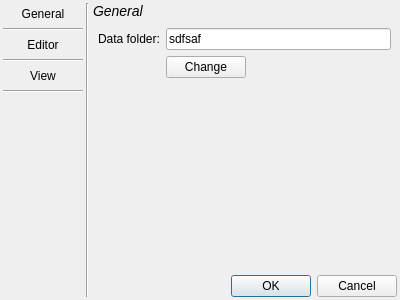
<?xml version="1.0" encoding="UTF-8"?>
<ui version="4.0">
 <class>SettingsDialog</class>
 <widget class="QDialog" name="SettingsDialog">
  <property name="geometry">
   <rect>
    <x>0</x>
    <y>0</y>
    <width>400</width>
    <height>300</height>
   </rect>
  </property>
  <property name="windowTitle">
   <string>Dialog</string>
  </property>
  <layout class="QGridLayout" name="gridLayout_2">
   <property name="leftMargin">
    <number>3</number>
   </property>
   <property name="topMargin">
    <number>3</number>
   </property>
   <property name="rightMargin">
    <number>3</number>
   </property>
   <property name="bottomMargin">
    <number>3</number>
   </property>
   <property name="spacing">
    <number>3</number>
   </property>
   <item row="0" column="0" rowspan="3">
    <layout class="QVBoxLayout" name="verticalLayout">
     <property name="spacing">
      <number>3</number>
     </property>
     <property name="leftMargin">
      <number>0</number>
     </property>
     <property name="topMargin">
      <number>0</number>
     </property>
     <property name="rightMargin">
      <number>0</number>
     </property>
     <property name="bottomMargin">
      <number>0</number>
     </property>
     <item>
      <widget class="QPushButton" name="general_button">
       <property name="text">
        <string>General</string>
       </property>
       <property name="icon">
        <iconset resource="resources.qrc">
         <normaloff>:/Resources/settings.png</normaloff>:/Resources/settings.png</iconset>
       </property>
       <property name="checkable">
        <bool>false</bool>
       </property>
       <property name="flat">
        <bool>true</bool>
       </property>
      </widget>
     </item>
     <item>
      <widget class="Line" name="line">
       <property name="orientation">
        <enum>Qt::Horizontal</enum>
       </property>
      </widget>
     </item>
     <item>
      <widget class="QPushButton" name="editor_button">
       <property name="text">
        <string>Editor</string>
       </property>
       <property name="icon">
        <iconset resource="resources.qrc">
         <normaloff>:/Resources/write.png</normaloff>:/Resources/write.png</iconset>
       </property>
       <property name="flat">
        <bool>true</bool>
       </property>
      </widget>
     </item>
     <item>
      <widget class="Line" name="line_2">
       <property name="orientation">
        <enum>Qt::Horizontal</enum>
       </property>
      </widget>
     </item>
     <item>
      <widget class="QPushButton" name="view_button">
       <property name="text">
        <string>View</string>
       </property>
       <property name="icon">
        <iconset resource="resources.qrc">
         <normaloff>:/Resources/view.png</normaloff>:/Resources/view.png</iconset>
       </property>
       <property name="flat">
        <bool>true</bool>
       </property>
      </widget>
     </item>
     <item>
      <widget class="Line" name="line_3">
       <property name="orientation">
        <enum>Qt::Horizontal</enum>
       </property>
      </widget>
     </item>
     <item>
      <spacer name="verticalSpacer">
       <property name="orientation">
        <enum>Qt::Vertical</enum>
       </property>
       <property name="sizeHint" stdset="0">
        <size>
         <width>20</width>
         <height>40</height>
        </size>
       </property>
      </spacer>
     </item>
    </layout>
   </item>
   <item row="0" column="1" rowspan="3">
    <widget class="Line" name="line_4">
     <property name="orientation">
      <enum>Qt::Vertical</enum>
     </property>
    </widget>
   </item>
   <item row="2" column="2">
    <widget class="QDialogButtonBox" name="buttonBox">
     <property name="standardButtons">
      <set>QDialogButtonBox::Cancel|QDialogButtonBox::Ok</set>
     </property>
    </widget>
   </item>
   <item row="0" column="2">
    <widget class="QLabel" name="title">
     <property name="sizePolicy">
      <sizepolicy hsizetype="MinimumExpanding" vsizetype="Preferred">
       <horstretch>0</horstretch>
       <verstretch>0</verstretch>
      </sizepolicy>
     </property>
     <property name="text">
      <string>&lt;i&gt;&lt;font size=+1&gt;General&lt;/font&gt;&lt;/i&gt;</string>
     </property>
     <property name="textFormat">
      <enum>Qt::AutoText</enum>
     </property>
     <property name="scaledContents">
      <bool>false</bool>
     </property>
     <property name="alignment">
      <set>Qt::AlignLeading|Qt::AlignLeft|Qt::AlignVCenter</set>
     </property>
     <property name="margin">
      <number>5</number>
     </property>
     <property name="indent">
      <number>1</number>
     </property>
    </widget>
   </item>
   <item row="1" column="2">
    <widget class="QStackedWidget" name="stack">
     <property name="currentIndex">
      <number>0</number>
     </property>
     <widget class="QWidget" name="general">
      <layout class="QFormLayout" name="formLayout_2">
       <property name="leftMargin">
        <number>6</number>
       </property>
       <property name="topMargin">
        <number>6</number>
       </property>
       <property name="rightMargin">
        <number>6</number>
       </property>
       <property name="bottomMargin">
        <number>6</number>
       </property>
       <item row="1" column="0">
        <widget class="QLabel" name="label_4">
         <property name="text">
          <string>Data folder:</string>
         </property>
        </widget>
       </item>
       <item row="1" column="1">
        <widget class="QLineEdit" name="data_folder">
         <property name="text">
          <string>sdfsaf</string>
         </property>
         <property name="alignment">
          <set>Qt::AlignLeading|Qt::AlignLeft|Qt::AlignVCenter</set>
         </property>
         <property name="readOnly">
          <bool>true</bool>
         </property>
        </widget>
       </item>
       <item row="2" column="1">
        <layout class="QHBoxLayout" name="horizontalLayout">
         <property name="spacing">
          <number>0</number>
         </property>
         <item>
          <widget class="QPushButton" name="change_data_folder">
           <property name="text">
            <string>Change</string>
           </property>
          </widget>
         </item>
         <item>
          <spacer name="horizontalSpacer">
           <property name="orientation">
            <enum>Qt::Horizontal</enum>
           </property>
           <property name="sizeHint" stdset="0">
            <size>
             <width>40</width>
             <height>20</height>
            </size>
           </property>
          </spacer>
         </item>
        </layout>
       </item>
       <item row="3" column="0">
        <spacer name="verticalSpacer_3">
         <property name="orientation">
          <enum>Qt::Vertical</enum>
         </property>
         <property name="sizeHint" stdset="0">
          <size>
           <width>20</width>
           <height>40</height>
          </size>
         </property>
        </spacer>
       </item>
      </layout>
     </widget>
     <widget class="QWidget" name="editor">
      <layout class="QFormLayout" name="formLayout_3">
       <property name="leftMargin">
        <number>6</number>
       </property>
       <property name="topMargin">
        <number>6</number>
       </property>
       <property name="rightMargin">
        <number>6</number>
       </property>
       <property name="bottomMargin">
        <number>6</number>
       </property>
       <item row="0" column="0">
        <widget class="QLabel" name="label">
         <property name="text">
          <string>Font:</string>
         </property>
        </widget>
       </item>
       <item row="0" column="1">
        <widget class="QFontComboBox" name="font"/>
       </item>
       <item row="1" column="0">
        <widget class="QLabel" name="label_2">
         <property name="text">
          <string>Sont size:</string>
         </property>
        </widget>
       </item>
       <item row="1" column="1">
        <widget class="QSpinBox" name="font_size">
         <property name="minimum">
          <number>5</number>
         </property>
        </widget>
       </item>
       <item row="2" column="0">
        <widget class="QLabel" name="label_3">
         <property name="text">
          <string>Tab width:</string>
         </property>
        </widget>
       </item>
       <item row="2" column="1">
        <widget class="QSpinBox" name="tab_width"/>
       </item>
       <item row="3" column="0">
        <spacer name="verticalSpacer_2">
         <property name="orientation">
          <enum>Qt::Vertical</enum>
         </property>
         <property name="sizeHint" stdset="0">
          <size>
           <width>20</width>
           <height>40</height>
          </size>
         </property>
        </spacer>
       </item>
      </layout>
     </widget>
     <widget class="QWidget" name="view">
      <layout class="QFormLayout" name="formLayout">
       <property name="leftMargin">
        <number>6</number>
       </property>
       <property name="topMargin">
        <number>6</number>
       </property>
       <property name="rightMargin">
        <number>6</number>
       </property>
       <property name="bottomMargin">
        <number>6</number>
       </property>
       <item row="0" column="0">
        <widget class="QLabel" name="label_5">
         <property name="text">
          <string>Style:</string>
         </property>
        </widget>
       </item>
       <item row="0" column="1">
        <widget class="QComboBox" name="style">
         <item>
          <property name="text">
           <string>Default</string>
          </property>
         </item>
         <item>
          <property name="text">
           <string>GitHub</string>
          </property>
         </item>
        </widget>
       </item>
       <item row="1" column="0">
        <spacer name="verticalSpacer_4">
         <property name="orientation">
          <enum>Qt::Vertical</enum>
         </property>
         <property name="sizeHint" stdset="0">
          <size>
           <width>20</width>
           <height>40</height>
          </size>
         </property>
        </spacer>
       </item>
      </layout>
     </widget>
    </widget>
   </item>
  </layout>
 </widget>
 <resources>
  <include location="resources.qrc"/>
 </resources>
 <connections>
  <connection>
   <sender>buttonBox</sender>
   <signal>accepted()</signal>
   <receiver>SettingsDialog</receiver>
   <slot>accept()</slot>
   <hints>
    <hint type="sourcelabel">
     <x>239</x>
     <y>285</y>
    </hint>
    <hint type="destinationlabel">
     <x>199</x>
     <y>149</y>
    </hint>
   </hints>
  </connection>
  <connection>
   <sender>buttonBox</sender>
   <signal>rejected()</signal>
   <receiver>SettingsDialog</receiver>
   <slot>reject()</slot>
   <hints>
    <hint type="sourcelabel">
     <x>239</x>
     <y>285</y>
    </hint>
    <hint type="destinationlabel">
     <x>199</x>
     <y>149</y>
    </hint>
   </hints>
  </connection>
 </connections>
</ui>
